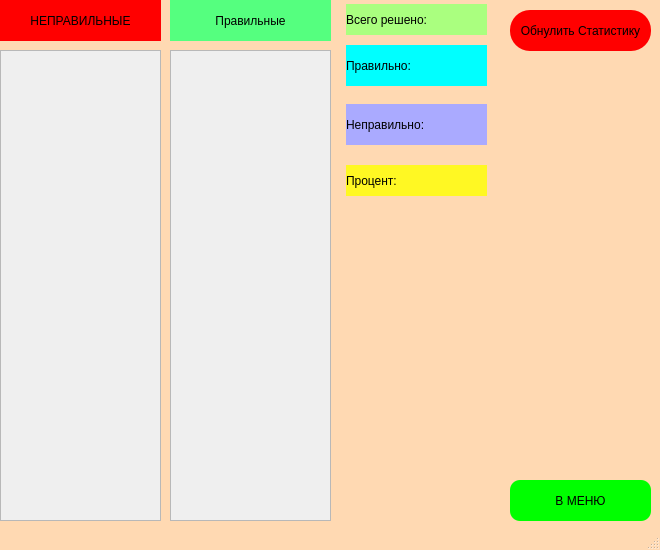
<?xml version="1.0" encoding="UTF-8"?>
<ui version="4.0">
 <class>MainWindow</class>
 <widget class="QMainWindow" name="MainWindow">
  <property name="geometry">
   <rect>
    <x>0</x>
    <y>0</y>
    <width>660</width>
    <height>550</height>
   </rect>
  </property>
  <property name="windowTitle">
   <string>MainWindow</string>
  </property>
  <property name="styleSheet">
   <string notr="true">QMainWindow {
	background-color: rgb(255, 217, 178);
}

QLabel#label {
	background-color: rgb(255, 0, 0);
}

QLabel#label_3 {
	background-color: rgb(85, 255, 127);
}</string>
  </property>
  <widget class="QWidget" name="centralwidget">
   <widget class="QPushButton" name="pushButton">
    <property name="geometry">
     <rect>
      <x>510</x>
      <y>10</y>
      <width>141</width>
      <height>41</height>
     </rect>
    </property>
    <property name="font">
     <font>
      <pointsize>9</pointsize>
     </font>
    </property>
    <property name="styleSheet">
     <string notr="true">border: none;
border-radius: 20px;
background-color: rgb(255, 0, 0);</string>
    </property>
    <property name="text">
     <string>Обнулить Статистику</string>
    </property>
   </widget>
   <widget class="QLabel" name="label">
    <property name="geometry">
     <rect>
      <x>0</x>
      <y>0</y>
      <width>161</width>
      <height>41</height>
     </rect>
    </property>
    <property name="layoutDirection">
     <enum>Qt::LeftToRight</enum>
    </property>
    <property name="styleSheet">
     <string notr="true"/>
    </property>
    <property name="text">
     <string>НЕПРАВИЛЬНЫЕ</string>
    </property>
    <property name="alignment">
     <set>Qt::AlignCenter</set>
    </property>
   </widget>
   <widget class="QLabel" name="label_3">
    <property name="geometry">
     <rect>
      <x>170</x>
      <y>0</y>
      <width>161</width>
      <height>41</height>
     </rect>
    </property>
    <property name="text">
     <string>Правильные</string>
    </property>
    <property name="alignment">
     <set>Qt::AlignCenter</set>
    </property>
   </widget>
   <widget class="QPushButton" name="pushButton_2">
    <property name="geometry">
     <rect>
      <x>510</x>
      <y>480</y>
      <width>141</width>
      <height>41</height>
     </rect>
    </property>
    <property name="styleSheet">
     <string notr="true">border-radius: 10px;
background-color: rgb(0, 255, 0);</string>
    </property>
    <property name="text">
     <string>В МЕНЮ</string>
    </property>
   </widget>
   <widget class="QScrollArea" name="scrollArea">
    <property name="geometry">
     <rect>
      <x>0</x>
      <y>50</y>
      <width>161</width>
      <height>471</height>
     </rect>
    </property>
    <property name="widgetResizable">
     <bool>true</bool>
    </property>
    <widget class="QWidget" name="scrollAreaWidgetContents">
     <property name="geometry">
      <rect>
       <x>0</x>
       <y>0</y>
       <width>159</width>
       <height>469</height>
      </rect>
     </property>
     <layout class="QHBoxLayout" name="horizontalLayout">
      <item>
       <widget class="QLabel" name="label_2">
        <property name="font">
         <font>
          <family>Source Code Pro Medium</family>
          <pointsize>14</pointsize>
         </font>
        </property>
        <property name="text">
         <string/>
        </property>
        <property name="alignment">
         <set>Qt::AlignCenter</set>
        </property>
       </widget>
      </item>
     </layout>
    </widget>
   </widget>
   <widget class="QScrollArea" name="scrollArea_2">
    <property name="geometry">
     <rect>
      <x>170</x>
      <y>50</y>
      <width>161</width>
      <height>471</height>
     </rect>
    </property>
    <property name="widgetResizable">
     <bool>true</bool>
    </property>
    <widget class="QWidget" name="scrollAreaWidgetContents_2">
     <property name="geometry">
      <rect>
       <x>0</x>
       <y>0</y>
       <width>159</width>
       <height>469</height>
      </rect>
     </property>
     <layout class="QHBoxLayout" name="horizontalLayout_2">
      <item>
       <widget class="QLabel" name="label_4">
        <property name="font">
         <font>
          <family>Source Code Pro Medium</family>
          <pointsize>14</pointsize>
         </font>
        </property>
        <property name="text">
         <string/>
        </property>
        <property name="alignment">
         <set>Qt::AlignCenter</set>
        </property>
       </widget>
      </item>
     </layout>
    </widget>
   </widget>
   <widget class="QLabel" name="label_5">
    <property name="geometry">
     <rect>
      <x>346</x>
      <y>4</y>
      <width>141</width>
      <height>31</height>
     </rect>
    </property>
    <property name="styleSheet">
     <string notr="true">background-color: rgb(170, 255, 127);</string>
    </property>
    <property name="text">
     <string>Всего решено: </string>
    </property>
   </widget>
   <widget class="QLabel" name="label_6">
    <property name="geometry">
     <rect>
      <x>346</x>
      <y>45</y>
      <width>141</width>
      <height>41</height>
     </rect>
    </property>
    <property name="styleSheet">
     <string notr="true">background-color: rgb(0, 255, 255);</string>
    </property>
    <property name="text">
     <string>Правильно:</string>
    </property>
   </widget>
   <widget class="QLabel" name="label_7">
    <property name="geometry">
     <rect>
      <x>346</x>
      <y>104</y>
      <width>141</width>
      <height>41</height>
     </rect>
    </property>
    <property name="styleSheet">
     <string notr="true">background-color: rgb(170, 170, 255);</string>
    </property>
    <property name="text">
     <string>Неправильно:</string>
    </property>
   </widget>
   <widget class="QLabel" name="label_8">
    <property name="geometry">
     <rect>
      <x>346</x>
      <y>165</y>
      <width>141</width>
      <height>31</height>
     </rect>
    </property>
    <property name="styleSheet">
     <string notr="true">background-color: rgb(255, 248, 35);</string>
    </property>
    <property name="text">
     <string>Процент:</string>
    </property>
   </widget>
  </widget>
  <widget class="QStatusBar" name="statusbar"/>
 </widget>
 <resources/>
 <connections/>
</ui>
